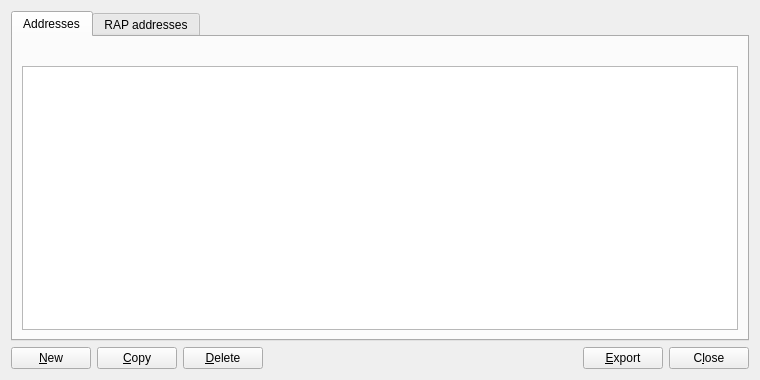
<?xml version="1.0" encoding="UTF-8"?>
<ui version="4.0">
 <class>AddressBookPage</class>
 <widget class="QWidget" name="AddressBookPage">
  <property name="geometry">
   <rect>
    <x>0</x>
    <y>0</y>
    <width>760</width>
    <height>380</height>
   </rect>
  </property>
  <layout class="QVBoxLayout" name="verticalLayout">
   <item>
    <widget class="QTabWidget" name="tabWidget">
     <property name="currentIndex">
      <number>0</number>
     </property>
     <widget class="QWidget" name="tabAddresses">
      <attribute name="title">
       <string>Addresses</string>
      </attribute>
      <layout class="QVBoxLayout" name="verticalLayout_2">
       <item>
        <widget class="QLabel" name="labelExplanation">
         <property name="textFormat">
          <enum>Qt::PlainText</enum>
         </property>
         <property name="wordWrap">
          <bool>true</bool>
         </property>
        </widget>
       </item>
       <item>
        <widget class="QTableView" name="tableView">
         <property name="contextMenuPolicy">
          <enum>Qt::CustomContextMenu</enum>
         </property>
         <property name="toolTip">
          <string>Right-click to edit address or label</string>
         </property>
         <property name="tabKeyNavigation">
          <bool>false</bool>
         </property>
         <property name="alternatingRowColors">
          <bool>true</bool>
         </property>
         <property name="selectionMode">
          <enum>QAbstractItemView::SingleSelection</enum>
         </property>
         <property name="selectionBehavior">
          <enum>QAbstractItemView::SelectRows</enum>
         </property>
         <property name="sortingEnabled">
          <bool>true</bool>
         </property>
         <attribute name="verticalHeaderVisible">
          <bool>false</bool>
         </attribute>
        </widget>
       </item>
      </layout>
     </widget>
     <widget class="QWidget" name="tabPcodes">
      <attribute name="title">
       <string>RAP addresses</string>
      </attribute>
      <layout class="QVBoxLayout" name="verticalLayout_3">
       <item>
        <widget class="QLabel" name="labelExplanationPcodes">
         <property name="textFormat">
          <enum>Qt::PlainText</enum>
         </property>
         <property name="wordWrap">
          <bool>true</bool>
         </property>
        </widget>
       </item>
       <item>
        <widget class="QTableView" name="tableViewPcodes">
         <property name="contextMenuPolicy">
          <enum>Qt::CustomContextMenu</enum>
         </property>
         <property name="toolTip">
          <string>Right-click to edit address or label</string>
         </property>
         <property name="tabKeyNavigation">
          <bool>false</bool>
         </property>
         <property name="alternatingRowColors">
          <bool>true</bool>
         </property>
         <property name="selectionMode">
          <enum>QAbstractItemView::SingleSelection</enum>
         </property>
         <property name="selectionBehavior">
          <enum>QAbstractItemView::SelectRows</enum>
         </property>
         <property name="sortingEnabled">
          <bool>true</bool>
         </property>
         <attribute name="verticalHeaderVisible">
          <bool>false</bool>
         </attribute>
        </widget>
       </item>
      </layout>
     </widget>
    </widget>
   </item>
   <item>
    <layout class="QHBoxLayout" name="horizontalLayout">
     <item>
      <widget class="QPushButton" name="newAddress">
       <property name="toolTip">
        <string>Create a new address</string>
       </property>
       <property name="text">
        <string>&amp;New</string>
       </property>
       <property name="icon">
        <iconset resource="../bitcoin.qrc">
         <normaloff>:/icons/add</normaloff>:/icons/add</iconset>
       </property>
       <property name="autoDefault">
        <bool>false</bool>
       </property>
      </widget>
     </item>
     <item>
      <widget class="QPushButton" name="copyAddress">
       <property name="toolTip">
        <string>Copy the currently selected address to the system clipboard</string>
       </property>
       <property name="text">
        <string>&amp;Copy</string>
       </property>
       <property name="icon">
        <iconset resource="../bitcoin.qrc">
         <normaloff>:/icons/editcopy</normaloff>:/icons/editcopy</iconset>
       </property>
       <property name="autoDefault">
        <bool>false</bool>
       </property>
      </widget>
     </item>
     <item>
      <widget class="QPushButton" name="deleteAddress">
       <property name="toolTip">
        <string>Delete the currently selected address from the list</string>
       </property>
       <property name="text">
        <string>&amp;Delete</string>
       </property>
       <property name="icon">
        <iconset resource="../bitcoin.qrc">
         <normaloff>:/icons/remove</normaloff>:/icons/remove</iconset>
       </property>
       <property name="autoDefault">
        <bool>false</bool>
       </property>
      </widget>
     </item>
     <item>
      <spacer name="horizontalSpacer">
       <property name="orientation">
        <enum>Qt::Horizontal</enum>
       </property>
       <property name="sizeHint" stdset="0">
        <size>
         <width>40</width>
         <height>20</height>
        </size>
       </property>
      </spacer>
     </item>
     <item>
      <widget class="QPushButton" name="exportButton">
       <property name="toolTip">
        <string>Export the data in the current tab to a file</string>
       </property>
       <property name="text">
        <string>&amp;Export</string>
       </property>
       <property name="icon">
        <iconset resource="../bitcoin.qrc">
         <normaloff>:/icons/export</normaloff>:/icons/export</iconset>
       </property>
       <property name="autoDefault">
        <bool>false</bool>
       </property>
      </widget>
     </item>
     <item>
      <widget class="QPushButton" name="closeButton">
       <property name="sizePolicy">
        <sizepolicy hsizetype="Minimum" vsizetype="Minimum">
         <horstretch>0</horstretch>
         <verstretch>0</verstretch>
        </sizepolicy>
       </property>
       <property name="text">
        <string>C&amp;lose</string>
       </property>
       <property name="autoDefault">
        <bool>false</bool>
       </property>
      </widget>
     </item>
    </layout>
   </item>
  </layout>
 </widget>
 <resources>
  <include location="../bitcoin.qrc"/>
 </resources>
 <connections/>
</ui>
